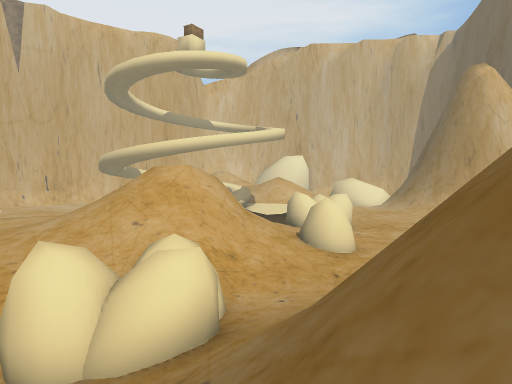
View 1 (above)

15 first-person views from a walk through a scene from a Unity 3-D project. The camera is 1.3 m above the floor, tilts 4° down and sees 75° across. The floor is counted in squares, 2 m on a side. Each view is taken from the middle of a square. On the plan, view 1 faces up. The plan holds only what a view shows up to about 10 squares ahead; the rest is blank. The place goes on beyond the plan. The player is left out. Some surface patterns are stand-ins.

View 2
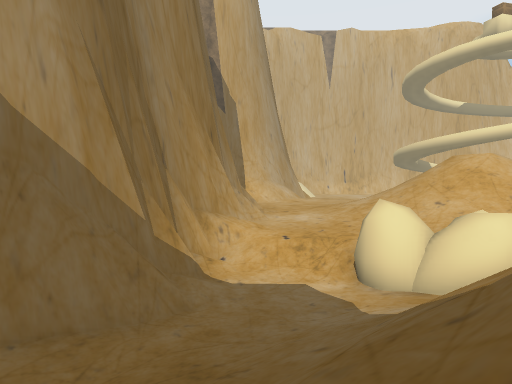

View 3
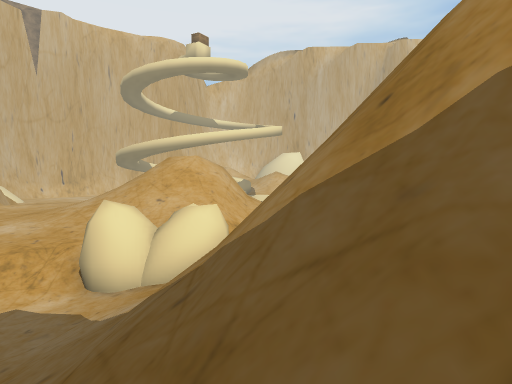

View 4
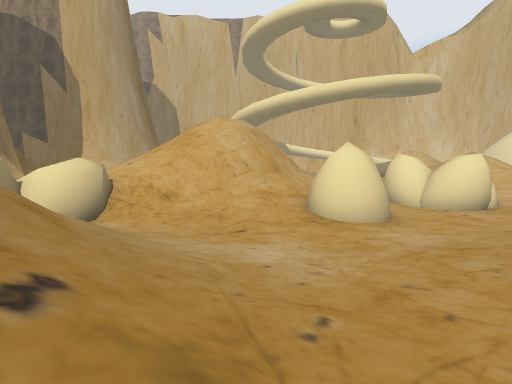

View 5
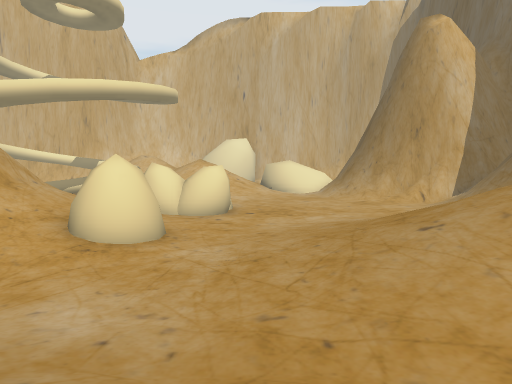

View 6
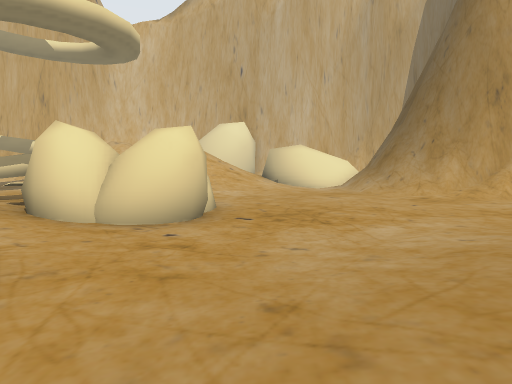

View 7
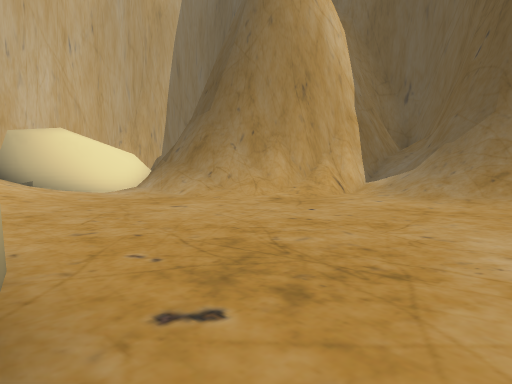

View 8
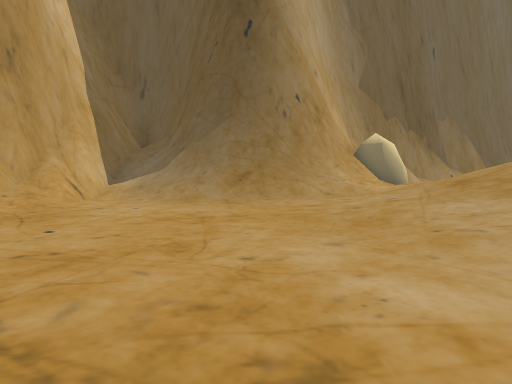

View 9
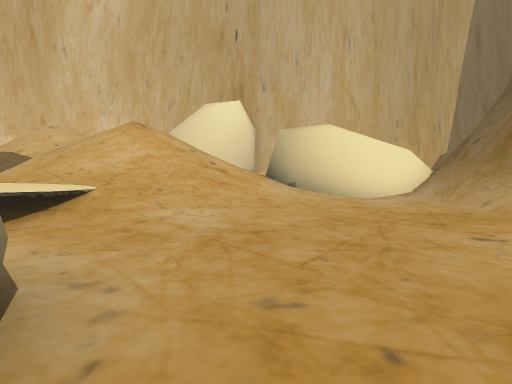

View 10
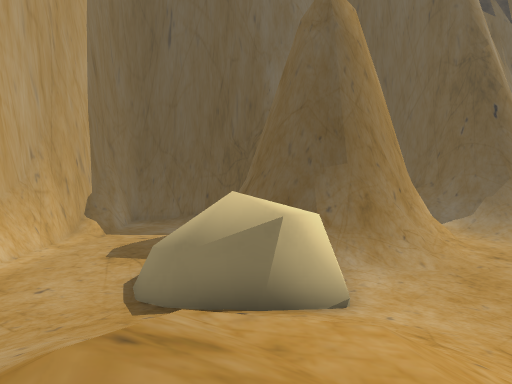

View 11
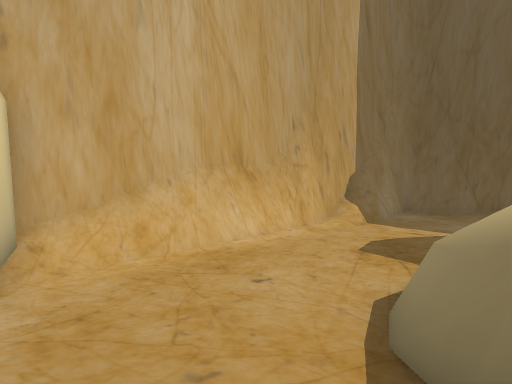

View 12
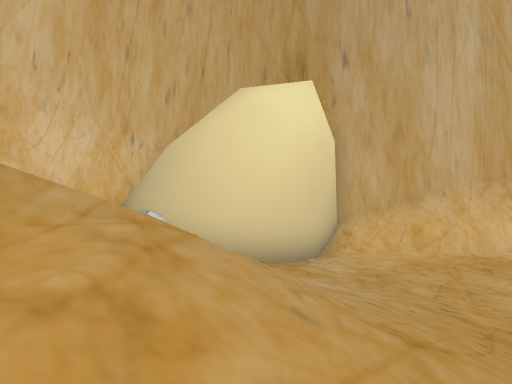

View 13
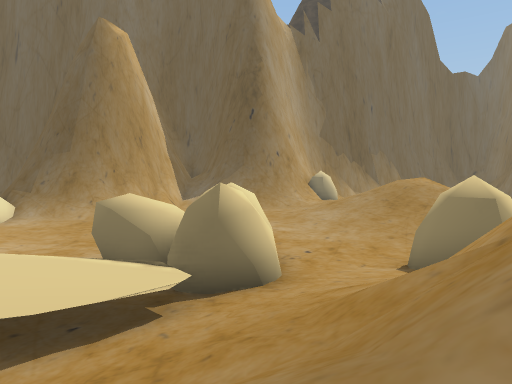

View 14
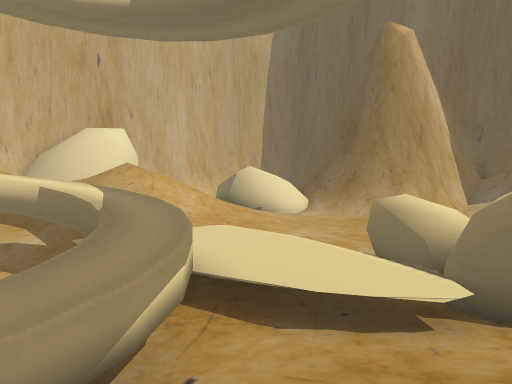

View 15
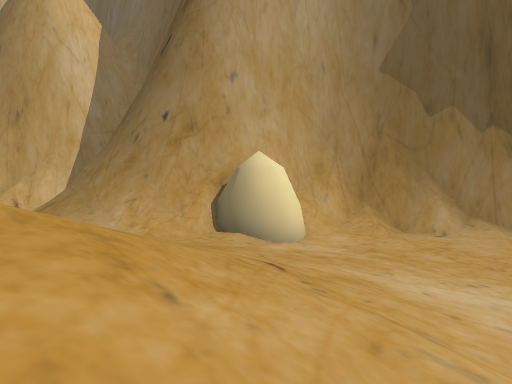

### Floor plan
Key: @ floor where view 1 was taken; # wall or solid block; . main floor; : floor 0.25 m higher than the main floor; + floor 0.5 m higher than the main floor; * floor 0.75 m higher than the main floor; % floor 1 m higher than the main floor; & floor 1.25 m higher than the main floor; $ floor 1.5 m higher than the main floor; / step, stairs or slope; = window, fence, low wall or low ledge; ^ raised ledge.
Columns run from 8 left of view 1 to 19 right of it. Each row starts with its distance up from view 1.
 32      ####
 31      ///##  #########
 30         /####.......//#
 29          /##:..........
 28            /::.........:#
 27             /::......../#
 26            ///:=/
 25           //////
 24         //////////
 23       ////////##//#
 22       ////////:.:/#
 21         *////::.:/#
 20          **:::.../##
 19       .=*%*:.....:/###
 18       .#%%/......../####
 17      ##=%%=#.........///
 16      ^=:/%###......./=##
 15        /:%###......./##
 14      ////:###......:/##
 13       ////:.....::::/##
 12        =//::...::::://##
 11       /=//##..:+/%%/+/####
 10  $/////=//##.::// // :##/##
  9  &////////:..:+//  //+:../#
  8  &///////:...:+// ///+:...##
  7  &&/////::::::+// ///+:.../#
  6   &&&&^#::::::+/  //+::
  5  /%%% ##// //*+
  4 #/%//###/  ////
  3 ##//..///
  2  ##..:///=
  1   ##.://=#
  0    #:://@#
 -1    #:: ///
 -2         /

Where each view was taken, in squares from view 1:
view 1: 0 up, 0 right, facing up
view 2: 2 down, 0 right, facing up-left
view 3: 2 down, 0 right, facing up
view 4: 4 up, 6 right, facing up-left
view 5: 4 up, 5 right, facing up
view 6: 9 up, 5 right, facing up
view 7: 13 up, 4 right, facing up-right
view 8: 14 up, 5 right, facing right
view 9: 15 up, 5 right, facing up
view 10: 24 up, 1 right, facing right
view 11: 25 up, 4 right, facing up-right
view 12: 23 up, 3 right, facing up
view 13: 14 up, 3 left, facing right
view 14: 14 up, 3 left, facing up-right
view 15: 6 up, 10 right, facing up-right
